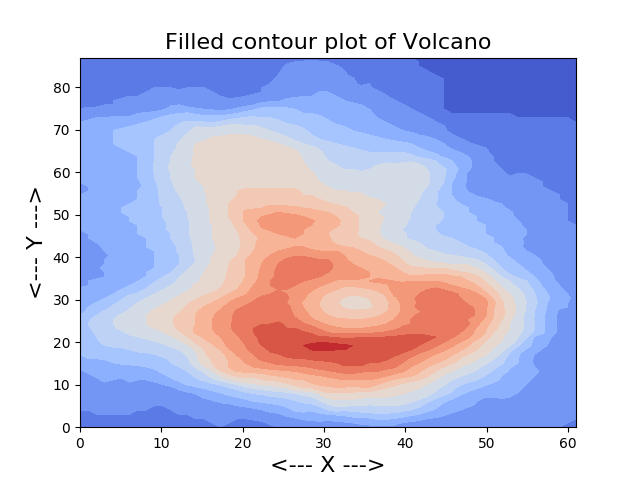

Reproduce this figure in Python.
#! /usr/bin/env python3
#
def volcano_fill_contour ( ):

#*****************************************************************************80
#
## volcano_fill_contour draws a filled contour plot of volcano (X,Y,Z) data.
#
#  Licensing:
#
#    This code is distributed under the GNU LGPL license.
#
#  Modified:
#
#    03 May 2019
#
#  Author:
#
#    John Burkardt
#
  import csv
  import matplotlib.pyplot as plt
  import numpy as np
  import platform
  from matplotlib import cm

  print ( '' )
  print ( 'volcano_fill_contour:' )
  print ( '  Python version: %s' % ( platform.python_version ( ) ) )
  print ( '  Make a filled contour plot Z(X,Y) of volcano elevation data.' )
#
#  Read the Z data from the file.
#
  zmat = np.loadtxt ( 'volcano_data.txt', dtype = 'f', delimiter = ' ' )
#
#  We have to create a grid of X and Y values corresponding to Z.
#
  m, n = zmat.shape
  print ( '  Z data has %d rows and %d columns' % ( m, n ) )
  xvec = np.linspace ( 0, n, n )
  yvec = np.linspace ( 0, m, m )
  xmat, ymat = np.meshgrid ( xvec, yvec )  
#
#  Form the figure.
#
  levels = 15
  ax = plt.figure ( )
  plt.contourf ( xmat, ymat, zmat, levels, cmap = cm.coolwarm )
  plt.title ( 'Filled contour plot of Volcano', fontsize = 16 )
  plt.xlabel ( '<--- X --->', fontsize = 16 )
  plt.ylabel ( '<--- Y --->', fontsize = 16 )
  filename = 'volcano_fill_contour.png'
  plt.savefig ( filename )
  print ( '' )
  print ( '  Graphics saved as "%s"' % ( filename ) )
  plt.show ( block = False )
#
#  Terminate.
#
  print ( '' )
  print ( 'volcano_fill_contour:' )
  print ( '  Normal end of execution.' )
  return

if ( __name__ == '__main__' ):
  from timestamp import timestamp
  timestamp ( )
  volcano_fill_contour ( )
  timestamp ( )
 
